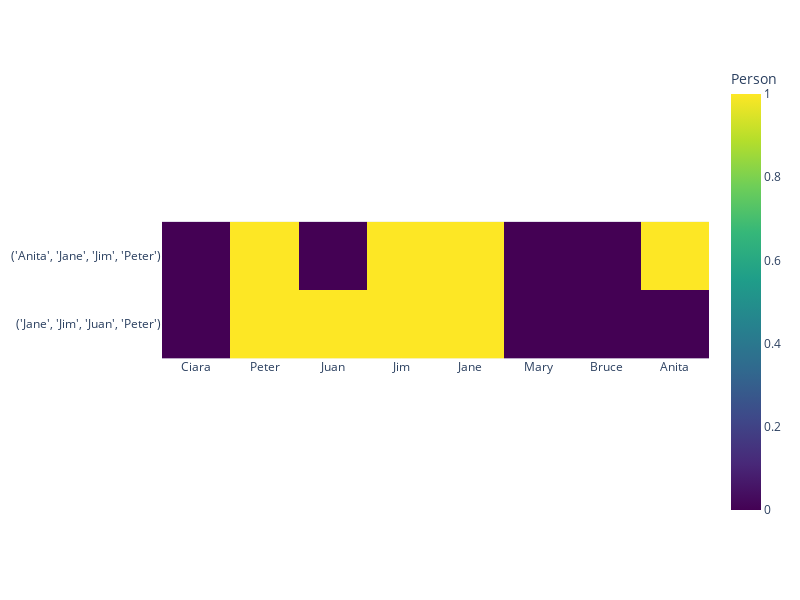

Notebook code for this chart:
### Markdown cell above
## Scenario 2

### Code cell
# List for the people and abilities
people_abilities = {
    "Ciara": ["Python"],
    "Peter": ["Python", "AI"],
    "Juan": ["Web", "AI"],
    "Jim": ["AI", "Systems"],
    "Jane": ["Python", "Database"],
    "Mary": ["Web", "Systems"],
    "Bruce": ["Systems", "Python"],
    "Anita": ["Web", "AI"]
}

# positions needed
position_list = ["Python", "AI", "Web", "Database", "Systems"]

# Create the CP-SAT model
model = cp_model.CpModel()

# Variables: 0 if not selected, 1 if selected
variables = {person: model.NewBoolVar(person) for person in people_abilities}

# Constraints: 
# Select exactly 4 people 
# Ciara and Juan must be selected
# Ensure all skills are covered
model.Add(sum(variables.values()) == 4)
model.Add(variables["Ciara"] == 1)
model.Add(variables["Juan"] == 1)
for skill in position_list:
    model.Add(sum(variables[person] for person, skills in people_abilities.items() if skill in skills) >= 1)

# Backtracking function 
def backtrack(assignment, start_index=0):
    if len(assignment) == 4 and satisfies_constraints(assignment):
        return [sorted(assignment)]  
    else:
        result = []
        for person in variables.keys():
            if person not in assignment:
                result.extend(backtrack(assignment + [person], start_index))
        return result

# Constraint satisfaction function
def satisfies_constraints(combination):
    combined_skills_position = [skill for person in combination for skill in people_abilities.get(person, [])]
    return all(skill in combined_skills_position for skill in position_list) and \
           sum("AI" in people_abilities[person] for person in combination) == 3 and \
           sum("Python" in people_abilities[person] for person in combination) == 2

# Print unique combinations 
unique_combinations = set(map(tuple, backtrack([])))

# Create a matrix for the heatmap
heatmap_matrix = np.zeros((len(unique_combinations), len(people_abilities)))

for i, combination in enumerate(unique_combinations):
    for j, person in enumerate(people_abilities):
        if person in combination:
            heatmap_matrix[i, j] = 1

# Convert to a DataFrame
df = pd.DataFrame(heatmap_matrix, columns=people_abilities.keys())

# Create an interactive heatmap
fig = px.imshow(df, x=list(df.columns), y=list(map(str, unique_combinations)),
                labels=dict(color="Person"), color_continuous_scale="Viridis")

fig.update_layout(
    xaxis=dict(tickmode='array', tickvals=list(range(len(df.columns))), ticktext=list(df.columns)),
    yaxis=dict(tickmode='array', tickvals=list(range(len(unique_combinations))), ticktext=list(map(str, unique_combinations))),
    width=800, height=600
)

# plot
fig.show()

### Figure 1 — Plotly figure (JSON) as saved in the notebook; plotly's stock layout.template omitted (floating-point values rounded to 4 significant figures)
{"data": [{"coloraxis": "coloraxis", "hovertemplate": "x: %{x}<br>y: %{y}<br>Person: %{z}<extra></extra>", "name": "0", "type": "heatmap", "x": ["Ciara", "Peter", "Juan", "Jim", "Jane", "Mary", "Bruce", "Anita"], "xaxis": "x", "y": ["('Anita', 'Jane', 'Jim', 'Peter')", "('Jane', 'Jim', 'Juan', 'Peter')"], "yaxis": "y", "z": [[0, 1, 0, 1, 1, 0, 0, 1], [0, 1, 1, 1, 1, 0, 0, 0]]}], "layout": {"coloraxis": {"colorbar": {"title": {"text": "Person"}}, "colorscale": [[0, "#440154"], [0.1111, "#482878"], [0.2222, "#3e4989"], [0.3333, "#31688e"], [0.4444, "#26828e"], [0.5556, "#1f9e89"], [0.6667, "#35b779"], [0.7778, "#6ece58"], [0.8889, "#b5de2b"], [1, "#fde725"]]}, "height": 600, "margin": {"t": 60}, "width": 800, "xaxis": {"anchor": "y", "constrain": "domain", "domain": [0, 1], "scaleanchor": "y", "tickmode": "array", "ticktext": ["Ciara", "Peter", "Juan", "Jim", "Jane", "Mary", "Bruce", "Anita"], "tickvals": [0, 1, 2, 3, 4, 5, 6, 7]}, "yaxis": {"anchor": "x", "autorange": "reversed", "constrain": "domain", "domain": [0, 1], "tickmode": "array", "ticktext": ["('Anita', 'Jane', 'Jim', 'Peter')", "('Jane', 'Jim', 'Juan', 'Peter')"], "tickvals": [0, 1]}}}
